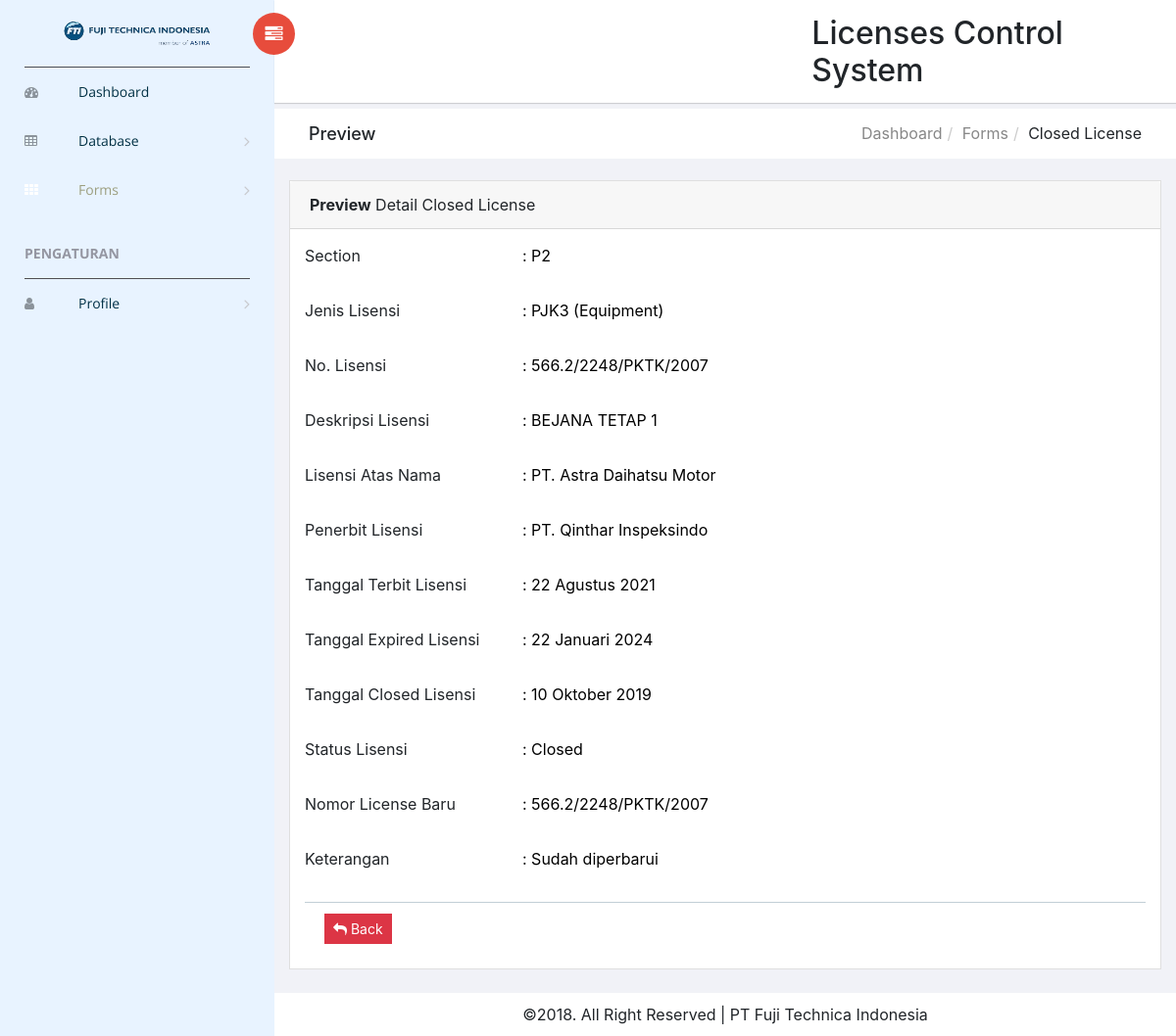
Screenshot of /prev_lisen.php?id=4377 with the database file from the repository.
### tables this page shows
CREATE TABLE `lcs_lisensi` (
  `id` int(10) NOT NULL,
  `plan` varchar(3) NOT NULL,
  `jns_srtfkt` varchar(50) NOT NULL,
  `no_lcns` varchar(100) NOT NULL,
  `no_lcns_old` varchar(100) NOT NULL,
  `no_lcns_new` varchar(100) NOT NULL,
  `ket_lcns2` varchar(20) NOT NULL,
  `ket_lcns` varchar(100) NOT NULL,
  `nm_srtfkt` varchar(100) NOT NULL,
  `pnrbt_srtfkt` varchar(100) NOT NULL,
  `tgl_lcns` date NOT NULL,
  `exprd_lcns` date NOT NULL,
  `tgl_war` date NOT NULL,
  `tgl_close` date NOT NULL,
  `st_aju` varchar(255) NOT NULL,
  `stat` varchar(50) DEFAULT NULL,
  `ket` varchar(200) NOT NULL
);

### indo_date.php (called while the page is built, shortened)
<?php
function TanggalIndo($date)
{
	$blnindo = array("Januari", "Februari", "Maret", "April", "Mei", "Juni", "Juli", "Agustus", "September", "Oktober", "November", "Desember");
	$thn = substr($date,0,4);
	$bln = substr($date,5,2);
	$tgl = substr($date,8,2);
	$result = $tgl." ".$blnindo[(int)$bln-1]." ".$thn;
	return($result);
}
?>

### prev_lisen.php (the view, shortened to what this page needs)
<!doctype html>
<?php
include("indo_date.php");
$id = $_GET['id'];
$Cari = mysql_query("select * from lcs_lisensi where id='$id'") or die(mysql_error());
$data = mysql_fetch_array($Cari);
?>
<html class="no-js" lang="en">
<head>
    <link rel="stylesheet" href="vendors/bootstrap/dist/css/bootstrap.min.css">
    <link rel="stylesheet" href="vendors/font-awesome/css/font-awesome.min.css">
    <link rel="stylesheet" href="vendors/themify-icons/css/themify-icons.css">
    <link rel="stylesheet" href="vendors/flag-icon-css/css/flag-icon.min.css">
    <link rel="stylesheet" href="vendors/selectFX/css/cs-skin-elastic.css">
    <link rel="stylesheet" href="assets/css/style.css">
</head>
<body>
    <aside id="left-panel" class="left-panel">
        <nav class="navbar navbar-expand-sm navbar-default">
            <div class="navbar-header">
                <a class="navbar-brand" href="./"><img src="images/logo (3).png" alt="Logo"></a>
            </div>
            <div id="main-menu" class="main-menu collapse navbar-collapse">
                <ul class="nav navbar-nav">
                    <li>
                        <a href="index.php"> <i class="menu-icon fa fa-dashboard"></i>Dashboard </a>
                    </li>
                    <li class="menu-item-has-children dropdown">
                        <a href="#" class="dropdown-toggle" data-toggle="dropdown" aria-haspopup="true" aria-expanded="false"> <i class="menu-icon fa fa-table"></i>Database</a>
                    </li>
                    <li class="menu-item-has-children active dropdown">
                        <a href="#" class="dropdown-toggle" data-toggle="dropdown" aria-haspopup="true" aria-expanded="false"> <i class="menu-icon fa fa-th"></i>Forms</a>
                    </li>
                    <h3 class="menu-title">Pengaturan</h3>
                    <li class="menu-item-has-children dropdown">
                        <a href="#" class="dropdown-toggle" data-toggle="dropdown" aria-haspopup="true" aria-expanded="false"> <i class="menu-icon fa fa-user"></i>Profile</a>
                    </li>
                </ul>
            </div>
        </nav>
    </aside>
    <div id="right-panel" class="right-panel">
        <header id="header" class="header">
            <div class="header-menu">
                <div class="col-sm-7">
                    <a id="menuToggle" class="menutoggle pull-left"><i class="fa fa fa-tasks"></i></a>
                    <div class="header-left">
                    </div>
                </div>
                <div class="col-sm-5">
                    <div class="user-area dropdown float-right">
						<h2>Licenses Control System</h2>
                    </div>
                </div>
            </div>
        </header>
        <div class="breadcrumbs">
            <div class="col-sm-4">
                <div class="page-header float-left">
                    <div class="page-title">
                        <h1>Preview</h1>
                    </div>
                </div>
            </div>
            <div class="col-sm-8">
                <div class="page-header float-right">
                    <div class="page-title">
                        <ol class="breadcrumb text-right">
                            <li><a href="index.php">Dashboard</a></li>
                            <li><a href="form_lisen.php">Forms</a></li>
                            <li class="active">Closed License</li>
                        </ol>
                    </div>
                </div>
            </div>
        </div>
        <div class="content mt-3">
            <div class="animated fadeIn">
                <div class="row">
                                            <div class="col-md-12">
                                                <div class="card">
                                                    <div class="card-header">
                                                        <strong>Preview</strong> Detail Closed License
                                                    </div>
                                                    <div class="card-body card-block">
                                                        <form action="#" method="post" enctype="multipart/form-data" class="form-horizontal">
                                                            <div class="row form-group">
                                                                <div class="col col-md-3"><label class=" form-control-label">Section</label></div>
                                                                <div class="col-12 col-md-9">
                                                                    <p class="form-control-static" style="color:black;">: <?php echo $data['plan']; ?></p>
                                                                </div>
                                                            </div>
															<div class="row form-group">
                                                                <div class="col col-md-3"><label class=" form-control-label">Jenis Lisensi</label></div>
                                                                <div class="col-12 col-md-9">
                                                                    <p class="form-control-static" style="color:black;">: <?php echo $data['jns_srtfkt']; ?></p>
                                                                </div>
                                                            </div>
															<div class="row form-group">
                                                                <div class="col col-md-3"><label class=" form-control-label">No. Lisensi</label></div>
                                                                <div class="col-12 col-md-9">
                                                                    <p class="form-control-static" style="color:black;">: <?php echo $data['no_lcns']; ?></p>
                                                                </div>
                                                            </div>
															<div class="row form-group">
                                                                <div class="col col-md-3"><label class=" form-control-label">Deskripsi Lisensi</label></div>
                                                                <div class="col-12 col-md-9">
                                                                    <p class="form-control-static" style="color:black;">: <?php echo $data['ket_lcns']; ?></p>
                                                                </div>
                                                            </div>
															<div class="row form-group">
                                                                <div class="col col-md-3"><label class=" form-control-label">Lisensi Atas Nama</label></div>
                                                                <div class="col-12 col-md-9">
                                                                    <p class="form-control-static" style="color:black;">: <?php echo $data['nm_srtfkt']; ?></p>
                                                                </div>
                                                            </div>
															<div class="row form-group">
                                                                <div class="col col-md-3"><label class=" form-control-label">Penerbit Lisensi</label></div>
                                                                <div class="col-12 col-md-9">
                                                                    <p class="form-control-static" style="color:black;">: <?php echo $data['pnrbt_srtfkt']; ?></p>
                                                                </div>
                                                            </div>
															<div class="row form-group">
                                                                <div class="col col-md-3"><label class=" form-control-label">Tanggal Terbit Lisensi</label></div>
                                                                <div class="col-12 col-md-9">
                                                                    <p class="form-control-static" style="color:black;">: <?php echo TanggalIndo($data['tgl_lcns']); ?></p>
                                                                </div>
                                                            </div>
															<div class="row form-group">
                                                                <div class="col col-md-3"><label class=" form-control-label">Tanggal Expired Lisensi</label></div>
                                                                <div class="col-12 col-md-9">
                                                                    <p class="form-control-static" style="color:black;">: <?php echo TanggalIndo($data['exprd_lcns']); ?></p>
                                                                </div>
                                                            </div>
															<div class="row form-group">
                                                                <div class="col col-md-3"><label class=" form-control-label">Tanggal Closed Lisensi</label></div>
                                                                <div class="col-12 col-md-9">
                                                                    <p class="form-control-static" style="color:black;">: <?php echo TanggalIndo($data['tgl_close']); ?></p>
                                                                </div>
                                                            </div>
															<div class="row form-group">
                                                                <div class="col col-md-3"><label class=" form-control-label">Status Lisensi</label></div>
                                                                <div class="col-12 col-md-9">
                                                                    <p class="form-control-static" style="color:black;">: <?php echo $data['stat']; ?></p>
                                                                </div>
                                                            </div>
															<div class="row form-group">
																<div class="col col-md-3"><label for="textarea-input" class=" form-control-label">Nomor License Baru</label></div>
																<div class="col-12 col-md-9">
                                                                    <p class="form-control-static" style="color:black;">: <?php echo $data['no_lcns_new']; ?></p>
                                                                </div>
															</div>
															<div class="row form-group">
                                                                <div class="col col-md-3"><label for="textarea-input" class=" form-control-label">Keterangan</label></div>
                                                                <div class="col-12 col-md-9">
                                                                    <p class="form-control-static" style="color:black;">: <?php echo $data['ket']; ?></p>
                                                                </div>
                                                            </div>
															<div class="card-footer" style="margin-top: 5px; background: transparent;">
																<a href="lisensi_close.php"><button type="button" class="btn btn-danger btn-sm">
																	<i class="fa fa-mail-reply"></i> Back
																</button></a>
															</div>
                                                        </form>
                                                    </div>
                                                </div>
                                            </div>
                </div>
            </div>
        </div>
		<div class="breadcrumbs" style="padding: 10px;">
			<footer id="header" class="header">
				<div class="header-menu">
					<center>
						&copy;2018. All Right Reserved | PT Fuji Technica Indonesia
					</center>
				</div>
			</footer>
		</div>
    </div>
</body>
</html>

### rows the page displays
lcs_lisensi: plan "P2", jns_srtfkt "PJK3 (Equipment)", no_lcns "566.2/2248/PKTK/2007", ket_lcns "BEJANA TETAP 1", nm_srtfkt "PT. Astra Daihatsu Motor", pnrbt_srtfkt "PT. Qinthar Inspeksindo", tgl_lcns "22 Agustus 2021", exprd_lcns "22 Januari 2024", tgl_close "10 Oktober 2019", stat "Closed", no_lcns_new "566.2/2248/PKTK/2007", ket "Sudah diperbarui"
